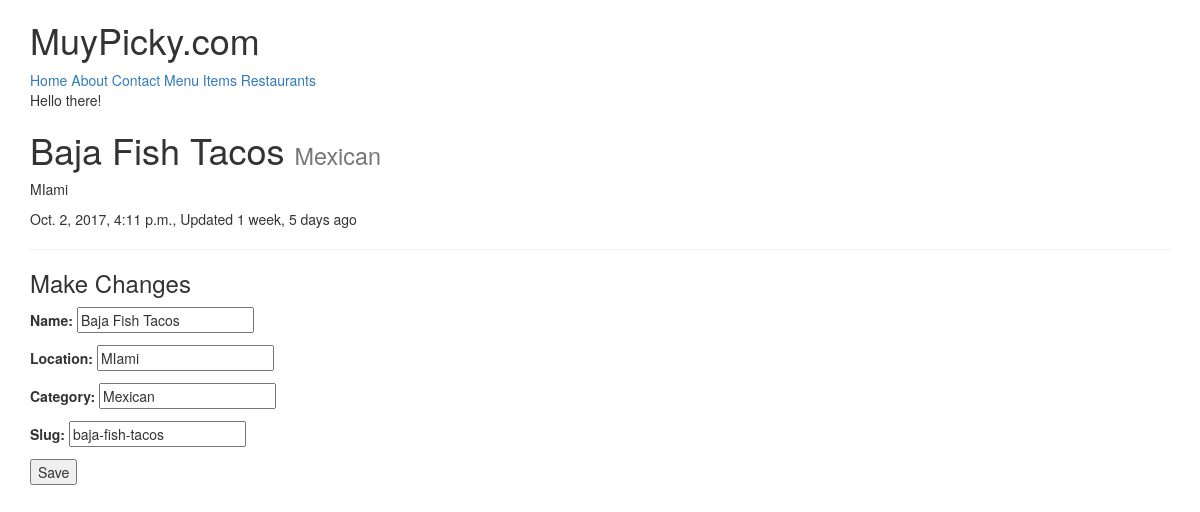
/restaurants/baja-fish-tacos/ (signed in), run on the app's committed database.
### restaurants/models.py (models this page shows, shortened)
class RestaurantLocation(models.Model):
    owner       = models.ForeignKey(User) # Django Models Unleashed JOINCFE.com
    name        = models.CharField(max_length=120)
    location    = models.CharField(max_length=120, null=True, blank=True)
    category    = models.CharField(max_length=120, null=True, blank=True, validators=[validate_category])
    timestamp   = models.DateTimeField(auto_now_add=True)
    updated     = models.DateTimeField(auto_now=True)
    slug        = models.SlugField(null=True, blank=True)
    objects = RestaurantLocationManager() # add Models.objects.all()

### restaurants/views.py (the view)
# urls.py: url(r'^(?P<slug>[\w-]+)/$', RestaurantUpdateView.as_view(), name='detail'),
class RestaurantUpdateView(LoginRequiredMixin,UpdateView):
    form_class = RestaurantLocationCreateForm
    template_name = 'restaurants/detail-update.html'
    def get_context_data(self, *args, **kwargs):
        context = super(RestaurantUpdateView, self).get_context_data(*args, **kwargs)
        name = self.get_object().name
        context['title'] = f'Update Restaurant: {name}'
        return context
    def get_queryset(self):
        return RestaurantLocation.objects.filter(owner=self.request.user)

### restaurants/forms.py (shortened to what this page needs)
class RestaurantLocationCreateForm(forms.ModelForm):
    class Meta:
        model = RestaurantLocation
        fields = [
            'name',
            'location',
            'category',
            'slug',
        ]

### restaurants/models.py (called while the page is built)
    def get_queryset(self):
        return RestaurantLocationQuerySet(self.model, using=self._db)

### restaurants/templates/restaurants/detail-update.html (shortened to what this page needs)
{% extends "base.html" %}
{% block content %}
<h1>{{ form.instance.name }} <small>{{ form.instance.category }}</small></h1>
<p>{{ form.instance.location }}</p>
<p>{{ form.instance.timestamp }}, Updated {{ form.instance.updated|timesince }} ago</p>
<hr/>
<h3>Make Changes</h3>
{% include 'snippets/form-snippet.html' with form=form%}
{% endblock %}

### templates/snippets/form-snippet.html (shortened to what this page needs)
<form method="POST"> {% csrf_token %}
    {{ form.as_p }}
    <button type="submit">Save</button>
</form>

### data on the page
RestaurantLocation: instance.name "Baja Fish Tacos", instance.category "Mexican", instance.location "MIami", instance.timestamp "Oct. 2, 2017, 4:11 p.m.", instance.updated "1 week, 5 days", name "Baja Fish Tacos", location "MIami", category "Mexican", slug "baja-fish-tacos"
